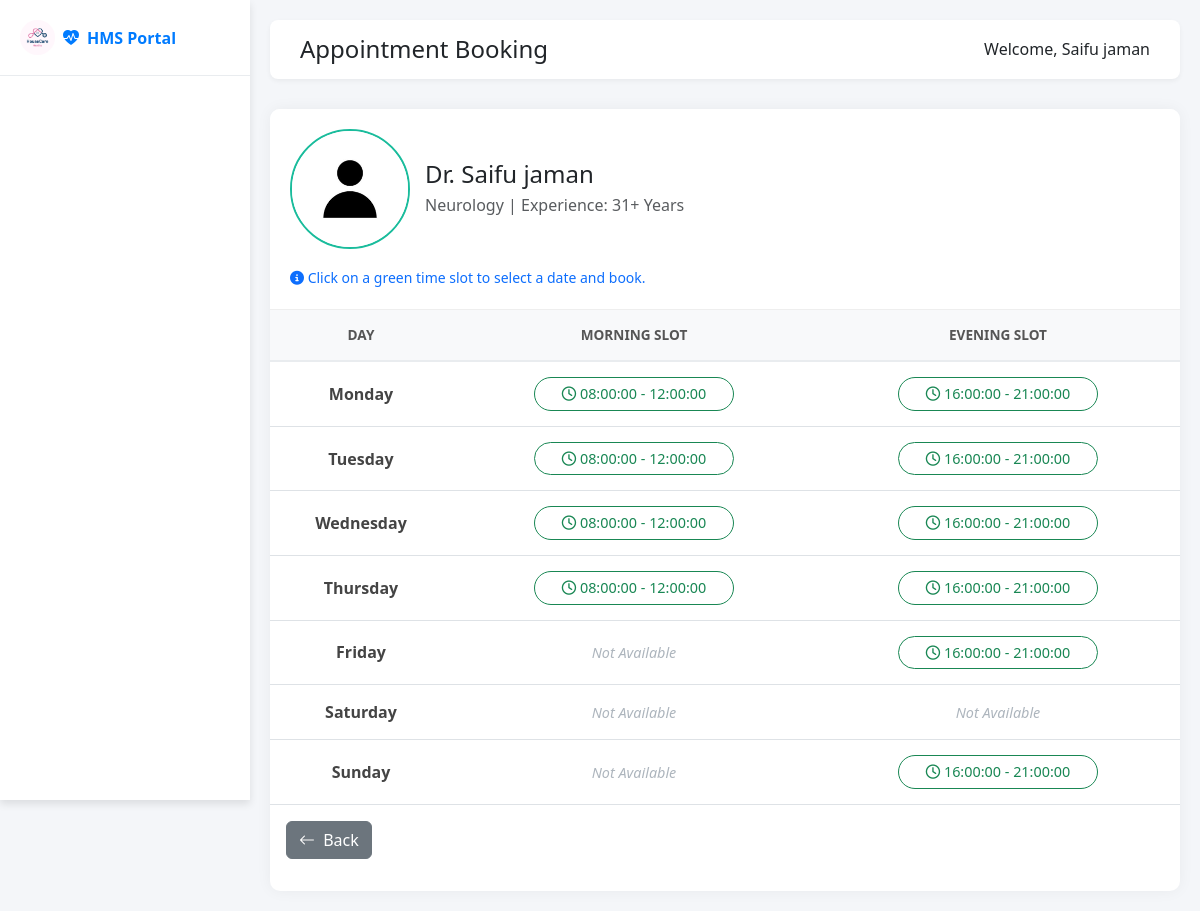
Screenshot of /doctor_availability/for_patient/5 (signed in) with the database file from the repository.
### back_app/models.py (models this page shows)
class User(db.Model, UserMixin):
    __tablename__ = 'user'
    id = db.Column(db.Integer, primary_key=True)
    full_name = db.Column(db.String(150), nullable=False)
    email = db.Column(db.String(150), unique=True, nullable=False)
    password = db.Column(db.String(150), nullable=False)
    phone_number = db.Column(db.String(15), nullable=False)
    age = db.Column(db.Integer(),  nullable=False)
    gender = db.Column(db.String(10) , nullable=False)
    role = db.Column(db.String(50), nullable=False ,default='Patient')  # 'admin', 'doctor', 'patient'
    profile_picture = db.Column(db.String(250), nullable=True, default='default.png')
    created_at = db.Column(db.DateTime, default=datetime.utcnow)
    doctor = db.relationship('Doctor', backref='user', uselist=False, cascade="all, delete-orphan")
    patient = db.relationship('Patient', backref='user', uselist=False, cascade="all, delete-orphan")

class Doctor(db.Model):
    __tablename__ = 'doctor'
    id = db.Column(db.Integer, primary_key=True)
    user_id = db.Column(db.Integer, db.ForeignKey('user.id'), nullable=False, unique=True)
    department_id = db.Column(db.Integer, db.ForeignKey('department.id'), nullable=False)
    qualification = db.Column(db.String(150), nullable=False)
    specialization = db.Column(db.String(100), nullable=False)
    experience_years = db.Column(db.Integer, nullable=False)
    bio = db.Column(db.Text, nullable=True)
    is_active = db.Column(db.Boolean, default=True)
    appointments = db.relationship('Appointment', backref='doctor')
    availabilities = db.relationship('DoctorAvailability', backref='doctor', cascade="all, delete-orphan")

class DoctorAvailability(db.Model):
    __tablename__ = 'doctor_availability'
    id = db.Column(db.Integer, primary_key=True)
    doctor_id = db.Column(db.Integer, db.ForeignKey('doctor.id'), nullable=False)
    day_of_week = db.Column(db.String(20), nullable=False)
    start_time_before_lunch = db.Column(db.Time, nullable=True)
    end_time_before_lunch = db.Column(db.Time, nullable=True)
    start_time_after_lunch = db.Column(db.Time, nullable=True)
    end_time_after_lunch = db.Column(db.Time, nullable=True)
    is_available = db.Column(db.Boolean, default=True)

### back_app/routes.py (the view)
@main.route('/doctor_availability/for_patient/<int:doctor_id>', methods=['GET'])
@login_required
def doctor_availability(doctor_id):
    doctor = Doctor.query.get_or_404(doctor_id)
    availabilities = DoctorAvailability.query.filter_by(doctor_id=doctor.user.id).all()
    week_days = ['Monday', 'Tuesday', 'Wednesday', 'Thursday', 'Friday', 'Saturday', 'Sunday']
    schedule_data = {}
    for day in week_days:
        schedule_data[day] = {
            'morning': None,
            'evening': None,
            'is_available': False
        }
    for slot in availabilities:
        day_name = slot.day_of_week.capitalize()
        if day_name in schedule_data:
            schedule_data[day_name]['is_available'] = slot.is_available
            if slot.is_available:
                if slot.start_time_before_lunch and slot.end_time_before_lunch:
                    schedule_data[day_name]['morning'] = f"{(slot.start_time_before_lunch)} - {(slot.end_time_before_lunch)}"
                if slot.start_time_after_lunch and slot.end_time_after_lunch:
                    schedule_data[day_name]['evening'] = f"{(slot.start_time_after_lunch)} - {(slot.end_time_after_lunch)}"
    return render_template('auth/doct_availability.html', doctor=doctor, schedule=schedule_data, week_days=week_days)

### app.py (called while the page is built)
def create_app():
    app = Flask(__name__)
    database_url = os.environ.get('DATABASE_URL', 'sqlite:///hospital_management.db')
    if database_url.startswith("postgres://"):
        database_url = database_url.replace("postgres://", "postgresql://", 1)
    app.config['SQLALCHEMY_DATABASE_URI'] = database_url
    app.config['SECRET_KEY'] = os.environ.get('SECRET_KEY', 'your_secret_key')
    app.config['SQLALCHEMY_TRACK_MODIFICATIONS'] = False
    login_manager = LoginManager()
    login_manager.init_app(app)
    login_manager.login_view = 'login'
    @login_manager.user_loader
    def load_user(user_id):
        return User.query.get(int(user_id))
    db.init_app(app)
    with app.app_context():
        from back_app.routes import main
        app.register_blueprint(main)
        db.create_all()
    return app

### templates/auth/doct_availability.html (shortened to what this page needs)
<!DOCTYPE html>
<html lang="en">
<head>
    <link href="https://cdn.jsdelivr.net/npm/bootstrap@5.3.0/dist/css/bootstrap.min.css" rel="stylesheet">
    <link href="https://cdn.jsdelivr.net/npm/bootstrap-icons@1.11.1/font/bootstrap-icons.css" rel="stylesheet">
    <link rel="stylesheet" href="https://cdnjs.cloudflare.com/ajax/libs/font-awesome/6.4.0/css/all.min.css">
    <link rel="stylesheet" href="../../static/css/auth/doct_availability.css">
</head>
<body>
    <div class="wrapper">
        <nav id="sidebar">
            <div class="sidebar-header d-flex align-items-center">
                <a class="navbar-brand fw-bold d-flex align-items-center" href="#">
                    <img src="../../static/img/mad1.png" alt="HMS Logo" style="height: 35px;" class="me-2 rounded-circle">
                    <i class="bi bi-heart-pulse-fill me-2"></i>HMS Portal
                </a>
            </div>
            <ul class="list-unstyled components">
            </ul>
        </nav>
     <div class="main-content">
        <div class="top-navbar">
            <h4 class="m-0 text-dark">Appointment Booking</h4>
            <div class="user-profile">
                <span>Welcome, {{ current_user.full_name }}</span>
            </div>
        </div>
        <div class="card card-custom">
            <div class="card-header-custom">
                <div class="doctor-info">
                    <img src="{{ url_for('static', filename='img/' + (doctor.user.profile_picture or 'default.png')) }}"
                        class="rounded-circle" width="120" height="120" style="border:2px solid #1abc9c;">
                    <div>
                        <h4 class="mb-1">Dr. {{ doctor.user.full_name }}</h4>
                        <p class="text-muted mb-0">{{ doctor.specialization }} | Experience: {{ doctor.experience_years }}+ Years</p>
                    </div>
                </div>
                <div class="mt-3">
                    <small class="text-primary"><i class="fas fa-info-circle"></i> Click on a green time slot to select a date and book.</small>
                </div>
            </div>
            <div class="card-body p-0">
                <div class="table-responsive">
                    <table class="table table-custom table-hover mb-0 text-center">
                        <thead>
                            <tr>
                                <th width="20%">Day</th>
                                <th width="40%">Morning Slot</th>
                                <th width="40%">Evening Slot</th>
                            </tr>
                        </thead>
                        <tbody>
                        {% if current_user.role.lower() == 'admin' %}
                            {% for day in week_days %}
                            <tr >
                                <td class="day-column">{{ day }}</td>
                                <td >
                                    {% if schedule[day]['is_available'] and schedule[day]['morning'] %}
                                        <button
                                            class="btn btn-slot"
                                            data-bs-toggle="modal"
                                            data-bs-target="#bookingModal"
                                            data-day="{{ day }}"
                                            data-time="{{ schedule[day]['morning'].split(' - ')[0] }}"
                                            data-slot="{{ schedule[day]['morning'] }}" disabled>
                                            <i class="far fa-clock"></i> {{ schedule[day]['morning'] }}
                                        </button>
                                    {% else %}
                                        <span class="text-unavailable">Not Available</span>
                                    {% endif %}
                                </td>
                                <td>
                                    {% if schedule[day]['is_available'] and schedule[day]['evening'] %}
                                        <button
                                            class="btn btn-slot"
                                            data-bs-toggle="modal"
                                            data-bs-target="#bookingModal"
                                            data-day="{{ day }}"
                                            data-time="{{ schedule[day]['evening'].split(' - ')[0] }}"
                                            data-slot="{{ schedule[day]['evening'] }}" disabled>
                                            <i class="far fa-clock"></i> {{ schedule[day]['evening'] }}
                                        </button>
                                    {% else %}
                                        <span class="text-unavailable">Not Available</span>
                                    {% endif %}
                                </td>
                            </tr>
                            {% endfor %}
                        {% else %}
                            {% for day in week_days %}
                            <tr>
                                <td class="day-column">{{ day }}</td>
                                <td>
                                    {% if schedule[day]['is_available'] and schedule[day]['morning'] %}
                                        <button
                                            class="btn btn-slot"
                                            data-bs-toggle="modal"
                                            data-bs-target="#bookingModal"
                                            data-day="{{ day }}"
                                            data-time="{{ schedule[day]['morning'].split(' - ')[0] }}"
                                            data-slot="{{ schedule[day]['morning'] }}">
                                            <i class="far fa-clock"></i> {{ schedule[day]['morning'] }}
                                        </button>
                                    {% else %}
                                        <span class="text-unavailable">Not Available</span>
                                    {% endif %}
                                </td>
                                <td>
                                    {% if schedule[day]['is_available'] and schedule[day]['evening'] %}
                                        <button
                                            class="btn btn-slot"
                                            data-bs-toggle="modal"
                                            data-bs-target="#bookingModal"
                                            data-day="{{ day }}"
                                            data-time="{{ schedule[day]['evening'].split(' - ')[0] }}"
                                            data-slot="{{ schedule[day]['evening'] }}">
                                            <i class="far fa-clock"></i> {{ schedule[day]['evening'] }}
                                        </button>
                                    {% else %}
                                        <span class="text-unavailable">Not Available</span>
                                    {% endif %}
                                </td>
                            </tr>
                            {% endfor %}
                        {% endif %}
                        </tbody>
                    </table>
                </div>
                <div class="card-body">
                    <button class="btn btn-secondary mb-3" onclick="window.history.back()">
                        <i class="bi bi-arrow-left me-1"></i> Back
                    </button>
                </div>
            </div>
        </div>
    </div>
</div>
</body>
</html>

### static/css/auth/doct_availability.css (style rules this page uses)
body { font-family: 'Segoe UI', Tahoma, Geneva, Verdana, sans-serif; background-color: #f4f6f9; overflow-x: hidden; }
#sidebar { width: 250px; position: fixed; top: 0; left: 0; height: 100vh; z-index: 999; background: #ffffff; color: #fff; transition: all 0.3s; box-shadow: 0 4px 8px rgba(0,0,0,0.1); }
#sidebar .sidebar-header { padding: 20px; background: #ffffff; border-bottom: 1px solid #e9ecef; }
#sidebar .sidebar-header a { font-weight: 700; color: #007bff !important; text-decoration: none; }
#sidebar ul.components { padding: 20px 0; }
.main-content { margin-left: 250px; padding: 20px; }
.top-navbar { background-color: #fff; padding: 15px 30px; box-shadow: 0 2px 5px rgba(0,0,0,0.05); border-radius: 8px; display: flex; justify-content: space-between; align-items: center; margin-bottom: 30px; }
.card-custom { border: none; border-radius: 10px; box-shadow: 0 0 15px rgba(0,0,0,0.05); background-color: #fff; overflow: hidden; }
.card-header-custom { background-color: #fff; padding: 20px; border-bottom: 1px solid #eee; }
.doctor-info { display: flex; align-items: center; gap: 15px; }
.table-custom th { background-color: #f8f9fa; color: #555; font-weight: 600; text-transform: uppercase; font-size: 0.85rem; padding: 15px; border-bottom: 2px solid #e9ecef; }
.table-custom td { padding: 15px; vertical-align: middle; color: #444; }
.day-column { font-weight: 700; color: #2c3e50; }
.btn-slot { background-color: white; color: #198754; border: 1px solid #198754; border-radius: 50px; padding: 5px 15px; font-size: 0.9rem; width: 100%; max-width: 200px; transition: all 0.3s ease; }
.text-unavailable { color: #adb5bd; font-style: italic; font-size: 0.9rem; }

### rows the page displays
User: full_name "Saifu jaman", profile_picture (placeholder picture), user.full_name "Saifu jaman"
Doctor: specialization "Neurology", experience_years "31"
DoctorAvailability: day_of_week "Monday", schedule "08:00:00 - 12:00:00", schedule "16:00:00 - 21:00:00"
DoctorAvailability: day_of_week "Tuesday", schedule "08:00:00 - 12:00:00", schedule "16:00:00 - 21:00:00"
DoctorAvailability: day_of_week "Wednesday", schedule "08:00:00 - 12:00:00", schedule "16:00:00 - 21:00:00"
DoctorAvailability: day_of_week "Thursday", schedule "08:00:00 - 12:00:00", schedule "16:00:00 - 21:00:00"
DoctorAvailability: day_of_week "Friday", shows "Not Available", schedule "16:00:00 - 21:00:00"
DoctorAvailability: day_of_week "Saturday", shows "Not Available"
DoctorAvailability: day_of_week "Sunday", shows "Not Available", schedule "16:00:00 - 21:00:00"
